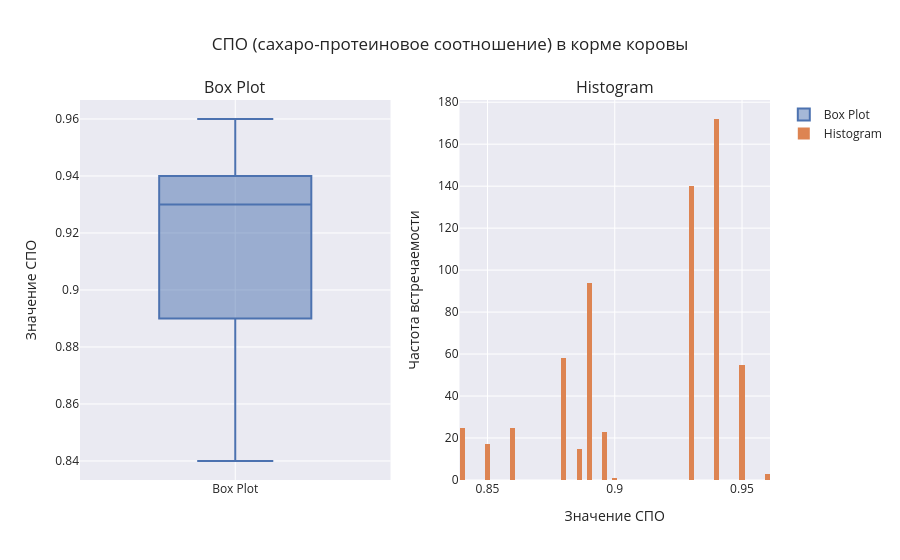

Notebook cell for this chart:
### Markdown cell above
процент жира зачастую равен больше 3, но выше 4 не поднимается.

### Code cell
fig = get_histogram_boxplot(
    farm_data['sugar_protein_ratio'], 
    'СПО (сахаро-протеиновое соотношение) в корме коровы',
    bins=100
)

fig.update_layout(
    yaxis_title="Значение СПО",          
    xaxis2_title="Значение СПО",             
    yaxis2_title="Частота встречаемости",
)
fig.show()

### Figure 1 — Plotly figure (JSON) as saved in the notebook; plotly's stock layout.template omitted (floating-point values rounded to 4 significant figures; data arrays with more than 128 entries replaced by an {"elided": "..."} marker saying what was removed)
{"data": [{"name": "Box Plot", "type": "box", "xaxis": "x", "y": {"elided": "628 float values"}, "yaxis": "y"}, {"name": "Histogram", "nbinsx": 100, "type": "histogram", "x": {"elided": "628 float values"}, "xaxis": "x2", "yaxis": "y2"}], "layout": {"annotations": [{"font": {"size": 16}, "showarrow": false, "text": "Box Plot", "x": 0.225, "xanchor": "center", "xref": "paper", "y": 1, "yanchor": "bottom", "yref": "paper"}, {"font": {"size": 16}, "showarrow": false, "text": "Histogram", "x": 0.775, "xanchor": "center", "xref": "paper", "y": 1, "yanchor": "bottom", "yref": "paper"}], "title": {"text": "СПО (сахаро-протеиновое соотношение) в корме коровы"}, "xaxis": {"anchor": "y", "domain": [0, 0.45]}, "xaxis2": {"anchor": "y2", "domain": [0.55, 1], "title": {"text": "Значение СПО"}}, "yaxis": {"anchor": "x", "domain": [0, 1], "title": {"text": "Значение СПО"}}, "yaxis2": {"anchor": "x2", "domain": [0, 1], "title": {"text": "Частота встречаемости"}}}}
